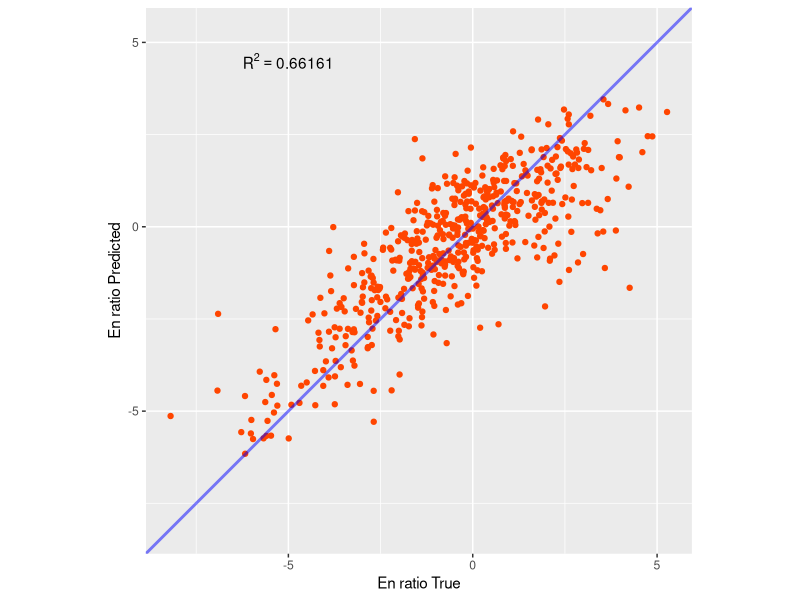

This figure's R source: (Note: this script raises an error after producing the figure.)
library(tidyverse)
library(fastDummies)

data_nla <- read.csv('../NLA2012_data.csv')
data_mdl_output <- read.csv('../NLAmodel_output.csv')
data <- cbind(data_nla, data_mdl_output)

cols <- c('N_Load', 'N_EN', 'N_DE', 
          'WRT', 'Vol', 'Area', 'Depth',
          'T')

# remove negative values
data_transformed <- data %>% filter(WRT>0, N_EN>0, Depth>0)

# remove NA
data_transformed <- drop_na(data_transformed)

# tranform Chla to TrophicIndex
data_transformed$TrophicIndex <- cut(data_transformed$Chla, 
                                    breaks = c(0, 2, 7, 30, 1000), 
                                    labels = 1:4)
data_transformed$TI <- cut(data_transformed$Chla, 
                          breaks = c(0, 7, 30, 1000), 
                          labels = 1:3)

# data transformation
data_transformed[cols] <- log(data_transformed[cols])
data_transformed <- dummy_cols(data_transformed, 
                               select_columns = c("TI", 
                                                  "TrophicIndex"))
data_transformed <- data_transformed %>% mutate(En_rate = N_EN-N_Load,
                                                De_rate = N_DE-N_Load)

# remove outlier with En/De greater than 5 or smaller than 1/5
abnormal_ratio = 5
data_transformed_en <- data_transformed %>%
  filter(N_EN/N_Load > 1/abnormal_ratio,
         N_EN/N_Load < abnormal_ratio)
data_transformed_de <- data_transformed %>%
  filter(N_DE/N_Load > 1/abnormal_ratio,
         N_DE/N_Load < abnormal_ratio)

# build GLM model
lm_en <- glm(En_rate ~ WRT + T + Depth + Area + 
              TrophicIndex_2 + TrophicIndex_3 + TrophicIndex_4,
            data = data_transformed_en)
summary(lm_en)
r2_en <- with(summary(lm_en), 1 - deviance/null.deviance)

lm_de <- glm(De_rate ~ WRT + T + Depth + Area + 
               TrophicIndex_2 + TrophicIndex_3 + TrophicIndex_4,
            data = data_transformed_de)
summary(lm_de)
r2_de <- with(summary(lm_de), 1 - deviance/null.deviance)

# plot true~pred
pred_en <- predict.lm(lm_en, data_transformed_en)
ggplot() + 
  geom_point(aes(data_transformed_en$En_rate, pred_en), 
             color='orangered') + 
  geom_abline(slope = 1, intercept = 0, lwd=1, 
              color='blue', alpha=0.5) + 
  geom_text(
    aes(-5, 4.5, 
        label = str_c('R^2==', format(r2_en, digits = 5))),
    parse = TRUE,
    ) + 
  theme(legend.position = "none") + 
  xlab("En ratio True") + ylab("En ratio Predicted") + 
  coord_fixed(ratio = 1) +
  xlim(min(data_transformed_en$En_rate, pred_en), 
       max(data_transformed_en$En_rate, pred_en)) + 
  ylim(min(data_transformed_en$En_rate, pred_en), 
       max(data_transformed_en$En_rate, pred_en)) + 
  ggsave("./fit plots/dm_En_N.png", width = 5, height = 4, dpi = 600)

pred_de <- predict.lm(lm_de, data_transformed_de)
ggplot() + 
  geom_point(aes(data_transformed_de$De_rate, pred_de), 
             color='orangered') + 
  geom_abline(slope = 1, intercept = 0, lwd=1, 
              color='blue', alpha=0.5) + 
  geom_text(
    aes(-3, 4.5, 
        label = str_c('R^2==', format(r2_de, digits = 5))),
    parse = TRUE,
  ) +
  theme(legend.position = "none") + 
  xlab("De ratio True") + ylab("De ratio Predicted") + 
  coord_fixed(ratio = 1) +
  xlim(min(data_transformed_de$De_rate, pred_de), 
       max(data_transformed_de$De_rate, pred_de)) + 
  ylim(min(data_transformed_de$De_rate, pred_de), 
       max(data_transformed_de$De_rate, pred_de)) + 
  ggsave("./fit plots/dm_De_N.png", width = 5, height = 4, dpi = 600)

# output statistics
write.csv(coef(summary(lm_en))[,c(1, 4)], 
          './coef tables/En_N.csv')
write.csv(coef(summary(lm_de))[,c(1, 4)], 
          './coef tables/De_N.csv')
